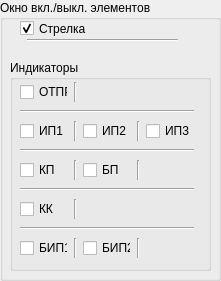
       <widget class="QGroupBox" name="groupBox_5">
        <property name="geometry">
         <rect>
          <x>350</x>
          <y>0</y>
          <width>221</width>
          <height>281</height>
         </rect>
        </property>
        <property name="title">
         <string>Окно вкл./выкл. элементов</string>
        </property>
        <widget class="QGroupBox" name="groupBox_6">
         <property name="geometry">
          <rect>
           <x>10</x>
           <y>60</y>
           <width>201</width>
           <height>211</height>
          </rect>
         </property>
         <property name="title">
          <string>Индикаторы</string>
         </property>
         <widget class="QWidget" name="gridLayoutWidget">
          <property name="geometry">
           <rect>
            <x>10</x>
            <y>20</y>
            <width>174</width>
            <height>181</height>
           </rect>
          </property>
          <layout class="QGridLayout" name="gridLayout">
           <item row="4" column="0">
            <widget class="QCheckBox" name="checkIndOccupationBox_1">
             <property name="text">
              <string>КП</string>
             </property>
            </widget>
           </item>
           <item row="4" column="2">
            <widget class="QCheckBox" name="checkIndOccupationBox_2">
             <property name="text">
              <string>БП</string>
             </property>
            </widget>
           </item>
           <item row="6" column="0">
            <widget class="QCheckBox" name="checkIndKKBox">
             <property name="text">
              <string>КК</string>
             </property>
            </widget>
           </item>
           <item row="8" column="2">
            <widget class="QCheckBox" name="checkIndDistanceBox_2">
             <property name="text">
              <string>БИП2</string>
             </property>
            </widget>
           </item>
           <item row="8" column="0">
            <widget class="QCheckBox" name="checkIndDistanceBox_1">
             <property name="text">
              <string>БИП1</string>
             </property>
            </widget>
           </item>
           <item row="2" column="4">
            <widget class="QCheckBox" name="checkIndOncomingBox_3">
             <property name="text">
              <string>ИП3</string>
             </property>
            </widget>
           </item>
           <item row="2" column="0">
            <widget class="QCheckBox" name="checkIndOncomingBox_1">
             <property name="text">
              <string>ИП1</string>
             </property>
            </widget>
           </item>
           <item row="2" column="2">
            <widget class="QCheckBox" name="checkIndOncomingBox_2">
             <property name="text">
              <string>ИП2</string>
             </property>
            </widget>
           </item>
           <item row="0" column="0">
            <widget class="QCheckBox" name="checkIndDepartureBox">
             <property name="text">
              <string>ОТПР</string>
             </property>
            </widget>
           </item>
           <item row="1" column="0" colspan="5">
            <widget class="Line" name="line">
             <property name="orientation">
              <enum>Qt::Horizontal</enum>
             </property>
            </widget>
           </item>
           <item row="3" column="0" colspan="5">
            <widget class="Line" name="line_3">
             <property name="orientation">
              <enum>Qt::Horizontal</enum>
             </property>
            </widget>
           </item>
           <item row="5" column="0" colspan="5">
            <widget class="Line" name="line_5">
             <property name="orientation">
              <enum>Qt::Horizontal</enum>
             </property>
            </widget>
           </item>
           <item row="7" column="0" colspan="5">
            <widget class="Line" name="line_9">
             <property name="orientation">
              <enum>Qt::Horizontal</enum>
             </property>
            </widget>
           </item>
           <item row="0" column="1">
            <widget class="Line" name="line_10">
             <property name="orientation">
              <enum>Qt::Vertical</enum>
             </property>
            </widget>
           </item>
           <item row="2" column="1">
            <widget class="Line" name="line_11">
             <property name="orientation">
              <enum>Qt::Vertical</enum>
             </property>
            </widget>
           </item>
           <item row="2" column="3">
            <widget class="Line" name="line_12">
             <property name="orientation">
              <enum>Qt::Vertical</enum>
             </property>
            </widget>
           </item>
           <item row="4" column="1">
            <widget class="Line" name="line_13">
             <property name="orientation">
              <enum>Qt::Vertical</enum>
             </property>
            </widget>
           </item>
           <item row="4" column="3">
            <widget class="Line" name="line_14">
             <property name="orientation">
              <enum>Qt::Vertical</enum>
             </property>
            </widget>
           </item>
           <item row="6" column="1">
            <widget class="Line" name="line_15">
             <property name="orientation">
              <enum>Qt::Vertical</enum>
             </property>
            </widget>
           </item>
           <item row="8" column="1">
            <widget class="Line" name="line_16">
             <property name="orientation">
              <enum>Qt::Vertical</enum>
             </property>
            </widget>
           </item>
           <item row="8" column="3">
            <widget class="Line" name="line_17">
             <property name="orientation">
              <enum>Qt::Vertical</enum>
             </property>
            </widget>
           </item>
          </layout>
         </widget>
        </widget>
        <widget class="QCheckBox" name="checkBoxArrow">
         <property name="geometry">
          <rect>
           <x>20</x>
           <y>20</y>
           <width>70</width>
           <height>17</height>
          </rect>
         </property>
         <property name="text">
          <string>Стрелка</string>
         </property>
         <property name="checked">
          <bool>true</bool>
         </property>
        </widget>
        <widget class="Line" name="line_18">
         <property name="geometry">
          <rect>
           <x>27</x>
           <y>30</y>
           <width>151</width>
           <height>20</height>
          </rect>
         </property>
         <property name="orientation">
          <enum>Qt::Horizontal</enum>
         </property>
        </widget>
       </widget>
